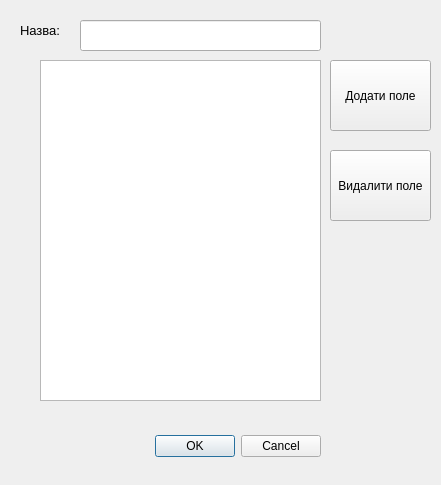
<?xml version="1.0" encoding="UTF-8"?>
<ui version="4.0">
 <class>CreateForm</class>
 <widget class="QDialog" name="CreateForm">
  <property name="geometry">
   <rect>
    <x>0</x>
    <y>0</y>
    <width>441</width>
    <height>485</height>
   </rect>
  </property>
  <property name="windowTitle">
   <string>Dialog</string>
  </property>
  <widget class="QDialogButtonBox" name="buttonBox">
   <property name="geometry">
    <rect>
     <x>-20</x>
     <y>430</y>
     <width>341</width>
     <height>32</height>
    </rect>
   </property>
   <property name="orientation">
    <enum>Qt::Horizontal</enum>
   </property>
   <property name="standardButtons">
    <set>QDialogButtonBox::Cancel|QDialogButtonBox::Ok</set>
   </property>
  </widget>
  <widget class="QLabel" name="tableNameLabel">
   <property name="geometry">
    <rect>
     <x>20</x>
     <y>20</y>
     <width>61</width>
     <height>21</height>
    </rect>
   </property>
   <property name="font">
    <font>
     <pointsize>10</pointsize>
    </font>
   </property>
   <property name="text">
    <string>Назва: </string>
   </property>
  </widget>
  <widget class="QLineEdit" name="lineEdit">
   <property name="geometry">
    <rect>
     <x>80</x>
     <y>20</y>
     <width>241</width>
     <height>31</height>
    </rect>
   </property>
  </widget>
  <widget class="QPushButton" name="addCol">
   <property name="geometry">
    <rect>
     <x>330</x>
     <y>60</y>
     <width>101</width>
     <height>71</height>
    </rect>
   </property>
   <property name="text">
    <string>Додати поле</string>
   </property>
  </widget>
  <widget class="QTableWidget" name="colTable">
   <property name="geometry">
    <rect>
     <x>40</x>
     <y>60</y>
     <width>281</width>
     <height>341</height>
    </rect>
   </property>
  </widget>
  <widget class="QPushButton" name="deleteCol">
   <property name="geometry">
    <rect>
     <x>330</x>
     <y>150</y>
     <width>101</width>
     <height>71</height>
    </rect>
   </property>
   <property name="text">
    <string>Видалити поле</string>
   </property>
  </widget>
 </widget>
 <resources/>
 <connections>
  <connection>
   <sender>buttonBox</sender>
   <signal>accepted()</signal>
   <receiver>CreateForm</receiver>
   <slot>accept()</slot>
   <hints>
    <hint type="sourcelabel">
     <x>248</x>
     <y>254</y>
    </hint>
    <hint type="destinationlabel">
     <x>157</x>
     <y>274</y>
    </hint>
   </hints>
  </connection>
  <connection>
   <sender>buttonBox</sender>
   <signal>rejected()</signal>
   <receiver>CreateForm</receiver>
   <slot>reject()</slot>
   <hints>
    <hint type="sourcelabel">
     <x>316</x>
     <y>260</y>
    </hint>
    <hint type="destinationlabel">
     <x>286</x>
     <y>274</y>
    </hint>
   </hints>
  </connection>
 </connections>
</ui>
